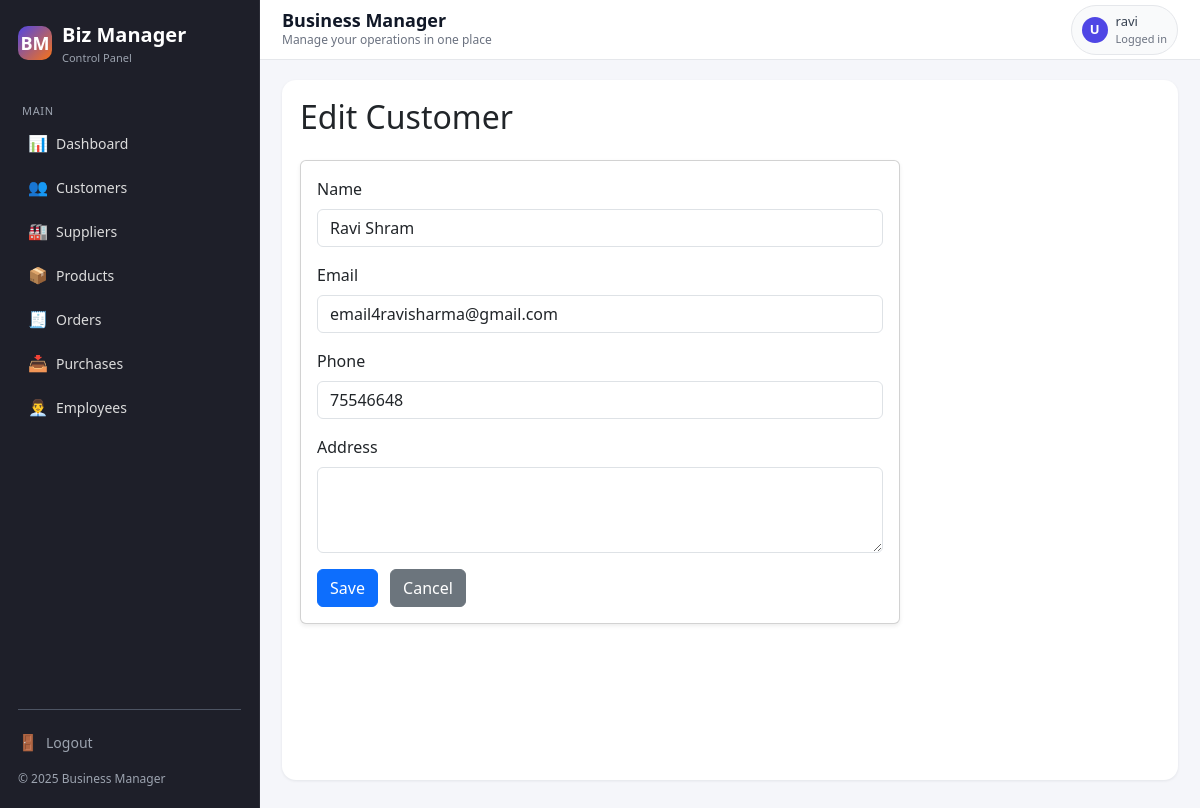
The page /crm/customers/2/edit/ (signed in) on the database its author committed.
### crm/models.py (models this page shows, shortened)
class Customer(models.Model):
    name = models.CharField(max_length=200)
    email = models.EmailField(blank=True, null=True)
    phone = models.CharField(max_length=50, blank=True, null=True)
    address = models.TextField(blank=True, null=True)
    created_at = models.DateTimeField(auto_now_add=True)

### crm/views.py (the view)
# urls.py: path("customers/<int:pk>/edit/", views.customer_update, name="customer_update"),
@login_required
def customer_update(request, pk):
    customer = get_object_or_404(Customer, pk=pk)
    if request.method == "POST":
        form = CustomerForm(request.POST, instance=customer)
        if form.is_valid():
            form.save()
            return redirect("customer_list")
    else:
        form = CustomerForm(instance=customer)
    return render(request, "crm/customer_form.html", {"form": form, "title": "Edit Customer"})

### crm/forms.py
class CustomerForm(forms.ModelForm):
    class Meta:
        model = Customer
        fields = ["name", "email", "phone", "address"]
        widgets = {
            "name": forms.TextInput(attrs={"class": "form-control"}),
            "email": forms.EmailInput(attrs={"class": "form-control"}),
            "phone": forms.TextInput(attrs={"class": "form-control"}),
            "address": forms.Textarea(attrs={"class": "form-control", "rows": 3}),
        }

### templates/crm/customer_form.html (shortened to what this page needs)
{% extends "base.html" %}
{% block content %}
<h2 class="mb-4">{{ title }}</h2>
<div class="card shadow-sm" style="max-width: 600px;">
    <div class="card-body">
        <form method="post">
            <div class="mb-3">
                <label class="form-label">Name</label>
                {{ form.name }}
            </div>
            <div class="mb-3">
                <label class="form-label">Email</label>
                {{ form.email }}
            </div>
            <div class="mb-3">
                <label class="form-label">Phone</label>
                {{ form.phone }}
            </div>
            <div class="mb-3">
                <label class="form-label">Address</label>
                {{ form.address }}
            </div>
            <button type="submit" class="btn btn-primary">Save</button>
            <a href="{% url 'customer_list' %}" class="btn btn-secondary ms-2">Cancel</a>
        </form>
    </div>
</div>
{% endblock %}

### templates/base.html (shortened to what this page needs)
<!DOCTYPE html>
<html lang="en">
<head>
    <link href="https://cdn.jsdelivr.net/npm/bootstrap@5.3.2/dist/css/bootstrap.min.css" rel="stylesheet">
</head>
<body>
<div class="app-layout">
    <aside class="sidebar" id="sidebar">
        <div class="sidebar-brand">
            <div class="sidebar-logo">BM</div>
            <div>
                <p class="sidebar-title">Biz Manager</p>
                <p class="sidebar-subtitle">Control Panel</p>
            </div>
        </div>
        <p class="sidebar-section-label">Main</p>
        <ul class="sidebar-nav">
            <li class="sidebar-nav-item">
                <a href="{% url 'dashboard' %}" class="sidebar-nav-link">
                    <span class="icon">📊</span>
                    <span>Dashboard</span>
                </a>
            </li>
            <li class="sidebar-nav-item">
                <a href="/crm/customers/" class="sidebar-nav-link">
                    <span class="icon">👥</span>
                    <span>Customers</span>
                </a>
            </li>
            <li class="sidebar-nav-item">
                <a href="/crm/suppliers/" class="sidebar-nav-link">
                    <span class="icon">🏭</span>
                    <span>Suppliers</span>
                </a>
            </li>
            <li class="sidebar-nav-item">
                <a href="/inventory/" class="sidebar-nav-link">
                    <span class="icon">📦</span>
                    <span>Products</span>
                </a>
            </li>
            <li class="sidebar-nav-item">
                <a href="/sales/orders/" class="sidebar-nav-link">
                    <span class="icon">🧾</span>
                    <span>Orders</span>
                </a>
            </li>
            <li class="sidebar-nav-item">
                <a href="{% url 'sales_documents_dashboard' %}" class="sidebar-nav-link">
                    <span class="icon">📥</span>
                    <span>Purchases</span>
                </a>
            </li>
            <li class="sidebar-nav-item">
                <a href="/hr/employees/" class="sidebar-nav-link">
                    <span class="icon">👨‍💼</span>
                    <span>Employees</span>
                </a>
            </li>
        </ul>
        <div class="sidebar-divider"></div>
        <div class="sidebar-footer">
            <div class="mb-2">
                <a href="{% url 'logout' %}" class="sidebar-nav-link" style="padding-left: 0;">
                    <span class="icon">🚪</span>
                    <span>Logout</span>
                </a>
            </div>
            <div>© {% now "Y" %} Business Manager</div>
        </div>
    </aside>
    <div class="main-wrapper">
        <header class="topbar">
            <div class="topbar-left">
                <h1>{% block page_heading %}Business Manager{% endblock %}</h1>
                <small>{% block page_subtitle %}Manage your operations in one place{% endblock %}</small>
            </div>
            <div class="topbar-right">
                <div class="topbar-user">
                    <div class="topbar-user-avatar">
                        {{ request.user.first_name|default:"U"|first|upper }}
                    </div>
                    <div>
                        <div style="font-weight: 500;">
                            {{ request.user.get_full_name|default:request.user.username }}
                        </div>
                        <div style="font-size: 11px; color: #6b7280;">
                            Logged in
                        </div>
                    </div>
                </div>
            </div>
        </header>
        <main class="content">
            <div class="content-inner">
                {% block content %}{% endblock %}
            </div>
        </main>
    </div>
</div>
</body>
</html>

### rows shown on the page
Customer: name "Ravi Shram", email "email4ravisharma@gmail.com", phone "75546648"

### other values the page prints
{{ request.user.first_name|default:"U"|first|upper }} "U"
{{ request.user.get_full_name|default:request.user.username }} "ravi"
{{ title }} "Edit Customer"
